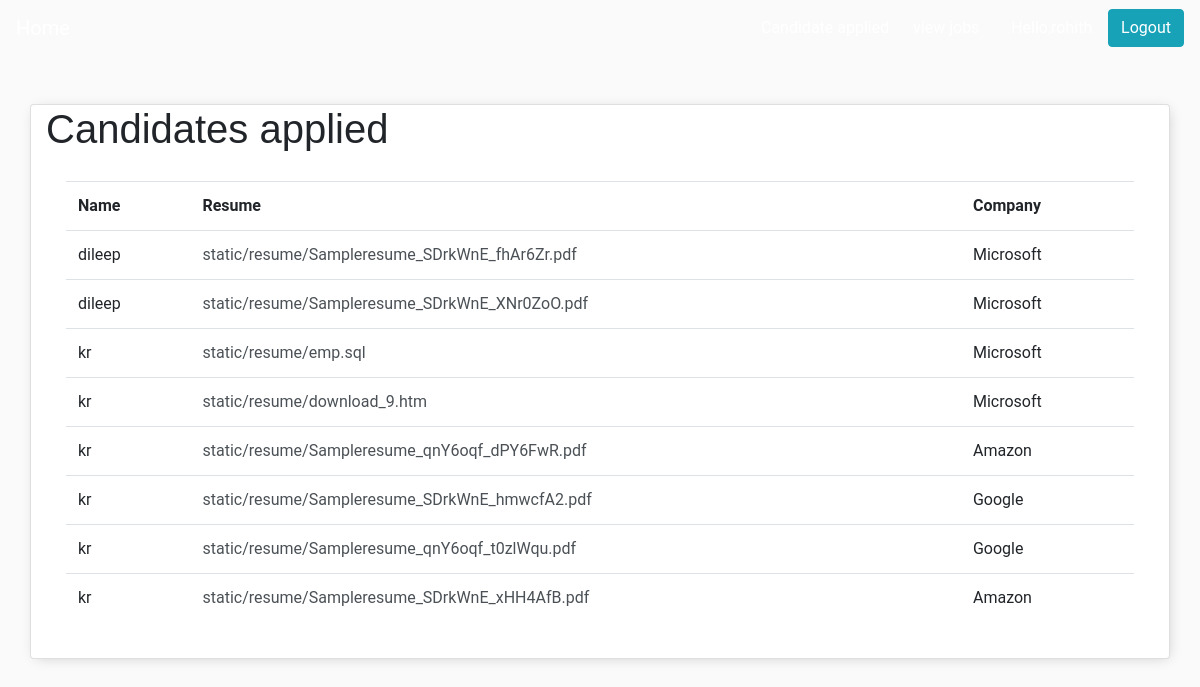
/appliedjobs/ (signed in), run on the app's committed database.
### JobPortal/models.py (models this page shows, shortened)
class Candidates(models.Model):
    candidate_user = models.ForeignKey(UserWithRole, on_delete=models.CASCADE, verbose_name="Candidate Name")
    resume=models.FileField(upload_to="static/resume/",validators=[validate_file_extension])
    company=models.ForeignKey(Company,on_delete=models.CASCADE)

class UserWithRole(models.Model):
    category_choices=(
        ('Male','male'),
        ('Female','female'),
        ('Other','other'),
    )
    role_choices =(
        ('admin','admin'),
        ('hr','hr'),
        ('candidate','candidate'),
    )
    username =models.CharField(max_length=200, unique=True, null=False)
    first_name=models.CharField(max_length=200, default="first name")
    last_name=models.CharField(max_length=200,default="last name")
    companyname =models.CharField(max_length=200, null=True)
    dob=models.DateField(default="dob")
    gender= models.CharField(max_length=200,choices=category_choices,default="select gender")
    mobile= models.CharField(max_length=10, unique=True,null=False)
    email= models.CharField(max_length=200, unique=True,null=False)
    password1=models.CharField(max_length=200, null=True)
    password2=models.CharField(max_length=200,null=True)
    role = models.CharField(max_length=200,choices=role_choices)
    create_by = models.ForeignKey(User, null=True, default=True, on_delete=models.CASCADE)
    def __str__(self):
        return self.username

class Company(models.Model):
    user = models.ForeignKey(User, on_delete=models.CASCADE,null=True,blank=True)
    name=models.CharField(max_length=200,null=True)
    position=models.CharField(max_length=200,null=True)
    description=models.CharField(max_length=2000,null=True)
    salary=models.IntegerField(null=True)
    experience=models.IntegerField(null=True)
    Location=models.CharField(max_length=2000,null=True)
    def __str__(self):
        return self.name

### JobPortal/views.py (the view)
# urls.py: path('appliedjobs/',appliedjobs,name='appliedjobs'),                             # view applied job page
def appliedjobs(request):
     if request.user.is_authenticated:
        candidates=Candidates.objects.all()
        context={
            'candidates':candidates,
        }
        return render(request,'appliedjobs.html',context)

### JobPortal/templates/appliedjobs.html
{% extends 'main.html' %}
{% block content %}
<div class="container card">
    <div> <h1>Candidates applied</h1>
    </div>
    <div class="card-body">
        <table class="table table-hover">
            <tr>
                <th>Name</th>
                <th>Resume</th>
                <th>Company</th>
            </tr>
            {% for c in candidates %}
                <tr>
                    <td>{{c.candidate_user}}</td>
                    {% if c.resume %}
                    <td><a href='{{c.resume.url}}' download >{{c.resume}}</td></a></td>
                    {% else %}
                    <td>Not submitted</td>
                    {% endif %}
                    <td>{{c.company}}</td>
                </tr>
            {% endfor %}
        </table>
    </div>
</div>
{% endblock %}

### JobPortal/templates/main.html (shortened to what this page needs)
{% load static%}
<!DOCTYPE html>
<html lang="en">
<head>
    <link rel="stylesheet" href="https://stackpath.bootstrapcdn.com/bootstrap/4.5.0/css/bootstrap.min.css"0>
</head>
<body class="container.p-3 mb-2 bg-primary-subtle text-emphasis-primary" style="background-image:url(https://www.bacancytechnology.com/main/img/job-recruitment-portal-development/banner.jpg);">
    {% include 'navbar.html' %}
    <br>
	  <br>
    {%block content%}
    {% endblock %}
</body>
</html>

### JobPortal/templates/navbar.html (shortened to what this page needs)
<head>
</head>
{% if request.user.is_authenticated %}
<nav class="navbar navbar-expand-lg navbar-dark bg-primary-subtle">
  <a class="navbar-brand"> Home</a>
  {% if request.user.is_authenticated %}
  <div>
    <span>
      <a class="user" href="{% url 'appliedjobs' %}">Candidate applied</a>&nbsp;&nbsp;&nbsp;&nbsp;&nbsp;
      <a class="user" href="{% url 'candidateview' %}">view jobs</a>&nbsp;&nbsp;&nbsp;&nbsp;&nbsp;&nbsp;
      &nbsp;</span>
  </div>
  <span class="user">Hello,{{request.user}} &nbsp;&nbsp;&nbsp; </span>
  <span><a class="user btn btn-info" href="{% url 'logout' %}"> Logout</a></span>
  {% endif %}
</nav>
{% endif %}

### JobPortal/templates/main.html (style rules this page uses)
body { background-color: #fafafa; font-family: Roboto; }
h1, h2, h3, h4, h5, h6 { font-family : 'Raleway',sans-serif; }
a, p { color: #4b5156; }
.container { background-color: #fff; -webkit-box-shadow:2px 2px 13px -4px rgba(0,0,0,0.21); box-shadow: 2px 2px 13px -4px rgba(0,0,0,0.21); }

### JobPortal/templates/navbar.html (style rules this page uses)
.user { color: white; text-decoration: none; }

### data on the page
Candidates: candidate_user "dileep", resume "static/resume/Sampleresume_SDrkWnE_fhAr6Zr.pdf", company "Microsoft"
Candidates: candidate_user "dileep", resume "static/resume/Sampleresume_SDrkWnE_XNr0ZoO.pdf", company "Microsoft"
Candidates: candidate_user "kr", resume "static/resume/emp.sql", company "Microsoft"
Candidates: candidate_user "kr", resume "static/resume/download_9.htm", company "Microsoft"
Candidates: candidate_user "kr", resume "static/resume/Sampleresume_qnY6oqf_dPY6FwR.pdf", company "Amazon"
Candidates: candidate_user "kr", resume "static/resume/Sampleresume_SDrkWnE_hmwcfA2.pdf", company "Google"
Candidates: candidate_user "kr", resume "static/resume/Sampleresume_qnY6oqf_t0zlWqu.pdf", company "Google"
Candidates: candidate_user "kr", resume "static/resume/Sampleresume_SDrkWnE_xHH4AfB.pdf", company "Amazon"
